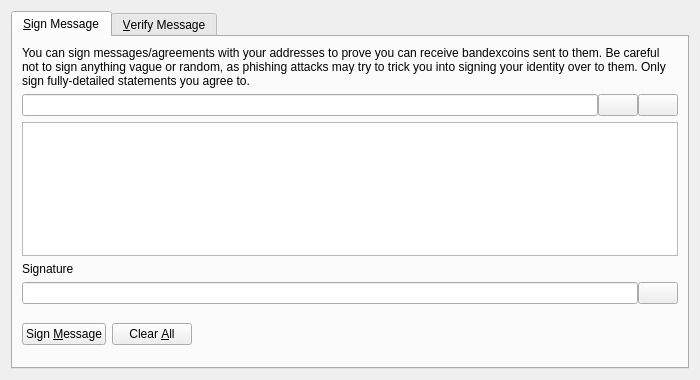
<?xml version="1.0" encoding="UTF-8"?>
<ui version="4.0">
 <class>SignVerifyMessageDialog</class>
 <widget class="QDialog" name="SignVerifyMessageDialog">
  <property name="geometry">
   <rect>
    <x>0</x>
    <y>0</y>
    <width>700</width>
    <height>380</height>
   </rect>
  </property>
  <property name="windowTitle">
   <string>Signatures - Sign / Verify a Message</string>
  </property>
  <property name="modal">
   <bool>true</bool>
  </property>
  <layout class="QVBoxLayout" name="verticalLayout">
   <item>
    <widget class="QTabWidget" name="tabWidget">
     <property name="currentIndex">
      <number>0</number>
     </property>
     <widget class="QWidget" name="tabSignMessage">
      <attribute name="title">
       <string>&amp;Sign Message</string>
      </attribute>
      <layout class="QVBoxLayout" name="verticalLayout_SM">
       <item>
        <widget class="QLabel" name="infoLabel_SM">
         <property name="text">
          <string>You can sign messages/agreements with your addresses to prove you can receive bandexcoins sent to them. Be careful not to sign anything vague or random, as phishing attacks may try to trick you into signing your identity over to them. Only sign fully-detailed statements you agree to.</string>
         </property>
         <property name="textFormat">
          <enum>Qt::PlainText</enum>
         </property>
         <property name="wordWrap">
          <bool>true</bool>
         </property>
        </widget>
       </item>
       <item>
        <layout class="QHBoxLayout" name="horizontalLayout_1_SM">
         <property name="spacing">
          <number>0</number>
         </property>
         <item>
          <widget class="QValidatedLineEdit" name="addressIn_SM">
           <property name="toolTip">
            <string>The Bandexcoin address to sign the message with</string>
           </property>
          </widget>
         </item>
         <item>
          <widget class="QPushButton" name="addressBookButton_SM">
           <property name="toolTip">
            <string>Choose previously used address</string>
           </property>
           <property name="text">
            <string/>
           </property>
           <property name="icon">
            <iconset resource="../bitcoin.qrc">
             <normaloff>:/icons/address-book</normaloff>:/icons/address-book</iconset>
           </property>
           <property name="shortcut">
            <string>Alt+A</string>
           </property>
           <property name="autoDefault">
            <bool>false</bool>
           </property>
          </widget>
         </item>
         <item>
          <widget class="QPushButton" name="pasteButton_SM">
           <property name="toolTip">
            <string>Paste address from clipboard</string>
           </property>
           <property name="text">
            <string/>
           </property>
           <property name="icon">
            <iconset resource="../bitcoin.qrc">
             <normaloff>:/icons/editpaste</normaloff>:/icons/editpaste</iconset>
           </property>
           <property name="shortcut">
            <string>Alt+P</string>
           </property>
           <property name="autoDefault">
            <bool>false</bool>
           </property>
          </widget>
         </item>
        </layout>
       </item>
       <item>
        <widget class="QPlainTextEdit" name="messageIn_SM">
         <property name="toolTip">
          <string>Enter the message you want to sign here</string>
         </property>
        </widget>
       </item>
       <item>
        <widget class="QLabel" name="signatureLabel_SM">
         <property name="text">
          <string>Signature</string>
         </property>
         <property name="textFormat">
          <enum>Qt::PlainText</enum>
         </property>
        </widget>
       </item>
       <item>
        <layout class="QHBoxLayout" name="horizontalLayout_2_SM">
         <property name="spacing">
          <number>0</number>
         </property>
         <item>
          <widget class="QLineEdit" name="signatureOut_SM">
           <property name="font">
            <font>
             <italic>true</italic>
            </font>
           </property>
           <property name="readOnly">
            <bool>true</bool>
           </property>
          </widget>
         </item>
         <item>
          <widget class="QPushButton" name="copySignatureButton_SM">
           <property name="toolTip">
            <string>Copy the current signature to the system clipboard</string>
           </property>
           <property name="text">
            <string/>
           </property>
           <property name="icon">
            <iconset resource="../bitcoin.qrc">
             <normaloff>:/icons/editcopy</normaloff>:/icons/editcopy</iconset>
           </property>
           <property name="autoDefault">
            <bool>false</bool>
           </property>
          </widget>
         </item>
        </layout>
       </item>
       <item>
        <layout class="QHBoxLayout" name="horizontalLayout_3_SM">
         <item>
          <widget class="QPushButton" name="signMessageButton_SM">
           <property name="toolTip">
            <string>Sign the message to prove you own this Bandexcoin address</string>
           </property>
           <property name="text">
            <string>Sign &amp;Message</string>
           </property>
           <property name="icon">
            <iconset resource="../bitcoin.qrc">
             <normaloff>:/icons/edit</normaloff>:/icons/edit</iconset>
           </property>
           <property name="autoDefault">
            <bool>false</bool>
           </property>
          </widget>
         </item>
         <item>
          <widget class="QPushButton" name="clearButton_SM">
           <property name="toolTip">
            <string>Reset all sign message fields</string>
           </property>
           <property name="text">
            <string>Clear &amp;All</string>
           </property>
           <property name="icon">
            <iconset resource="../bitcoin.qrc">
             <normaloff>:/icons/remove</normaloff>:/icons/remove</iconset>
           </property>
           <property name="autoDefault">
            <bool>false</bool>
           </property>
          </widget>
         </item>
         <item>
          <spacer name="horizontalSpacer_1_SM">
           <property name="orientation">
            <enum>Qt::Horizontal</enum>
           </property>
           <property name="sizeHint" stdset="0">
            <size>
             <width>40</width>
             <height>48</height>
            </size>
           </property>
          </spacer>
         </item>
         <item>
          <widget class="QLabel" name="statusLabel_SM">
           <property name="font">
            <font>
             <weight>75</weight>
             <bold>true</bold>
            </font>
           </property>
           <property name="text">
            <string/>
           </property>
           <property name="wordWrap">
            <bool>true</bool>
           </property>
          </widget>
         </item>
         <item>
          <spacer name="horizontalSpacer_2_SM">
           <property name="orientation">
            <enum>Qt::Horizontal</enum>
           </property>
           <property name="sizeHint" stdset="0">
            <size>
             <width>40</width>
             <height>48</height>
            </size>
           </property>
          </spacer>
         </item>
        </layout>
       </item>
      </layout>
     </widget>
     <widget class="QWidget" name="tabVerifyMessage">
      <attribute name="title">
       <string>&amp;Verify Message</string>
      </attribute>
      <layout class="QVBoxLayout" name="verticalLayout_VM">
       <item>
        <widget class="QLabel" name="infoLabel_VM">
         <property name="text">
          <string>Enter the receiver's address, message (ensure you copy line breaks, spaces, tabs, etc. exactly) and signature below to verify the message. Be careful not to read more into the signature than what is in the signed message itself, to avoid being tricked by a man-in-the-middle attack. Note that this only proves the signing party receives with the address, it cannot prove sendership of any transaction!</string>
         </property>
         <property name="textFormat">
          <enum>Qt::PlainText</enum>
         </property>
         <property name="alignment">
          <set>Qt::AlignLeading|Qt::AlignLeft|Qt::AlignTop</set>
         </property>
         <property name="wordWrap">
          <bool>true</bool>
         </property>
        </widget>
       </item>
       <item>
        <layout class="QHBoxLayout" name="horizontalLayout_1_VM">
         <property name="spacing">
          <number>0</number>
         </property>
         <item>
          <widget class="QValidatedLineEdit" name="addressIn_VM">
           <property name="toolTip">
            <string>The Bandexcoin address the message was signed with</string>
           </property>
          </widget>
         </item>
         <item>
          <widget class="QPushButton" name="addressBookButton_VM">
           <property name="toolTip">
            <string>Choose previously used address</string>
           </property>
           <property name="text">
            <string/>
           </property>
           <property name="icon">
            <iconset resource="../bitcoin.qrc">
             <normaloff>:/icons/address-book</normaloff>:/icons/address-book</iconset>
           </property>
           <property name="shortcut">
            <string>Alt+A</string>
           </property>
           <property name="autoDefault">
            <bool>false</bool>
           </property>
          </widget>
         </item>
        </layout>
       </item>
       <item>
        <widget class="QPlainTextEdit" name="messageIn_VM"/>
       </item>
       <item>
        <widget class="QValidatedLineEdit" name="signatureIn_VM"/>
       </item>
       <item>
        <layout class="QHBoxLayout" name="horizontalLayout_2_VM">
         <item>
          <widget class="QPushButton" name="verifyMessageButton_VM">
           <property name="toolTip">
            <string>Verify the message to ensure it was signed with the specified Bandexcoin address</string>
           </property>
           <property name="text">
            <string>Verify &amp;Message</string>
           </property>
           <property name="icon">
            <iconset resource="../bitcoin.qrc">
             <normaloff>:/icons/transaction_0</normaloff>:/icons/transaction_0</iconset>
           </property>
           <property name="autoDefault">
            <bool>false</bool>
           </property>
          </widget>
         </item>
         <item>
          <widget class="QPushButton" name="clearButton_VM">
           <property name="toolTip">
            <string>Reset all verify message fields</string>
           </property>
           <property name="text">
            <string>Clear &amp;All</string>
           </property>
           <property name="icon">
            <iconset resource="../bitcoin.qrc">
             <normaloff>:/icons/remove</normaloff>:/icons/remove</iconset>
           </property>
           <property name="autoDefault">
            <bool>false</bool>
           </property>
          </widget>
         </item>
         <item>
          <spacer name="horizontalSpacer_1_VM">
           <property name="orientation">
            <enum>Qt::Horizontal</enum>
           </property>
           <property name="sizeHint" stdset="0">
            <size>
             <width>40</width>
             <height>48</height>
            </size>
           </property>
          </spacer>
         </item>
         <item>
          <widget class="QLabel" name="statusLabel_VM">
           <property name="font">
            <font>
             <weight>75</weight>
             <bold>true</bold>
            </font>
           </property>
           <property name="text">
            <string/>
           </property>
           <property name="wordWrap">
            <bool>true</bool>
           </property>
          </widget>
         </item>
         <item>
          <spacer name="horizontalSpacer_2_VM">
           <property name="orientation">
            <enum>Qt::Horizontal</enum>
           </property>
           <property name="sizeHint" stdset="0">
            <size>
             <width>40</width>
             <height>48</height>
            </size>
           </property>
          </spacer>
         </item>
        </layout>
       </item>
      </layout>
     </widget>
    </widget>
   </item>
  </layout>
 </widget>
 <customwidgets>
  <customwidget>
   <class>QValidatedLineEdit</class>
   <extends>QLineEdit</extends>
   <header>qt/qvalidatedlineedit.h</header>
  </customwidget>
 </customwidgets>
 <resources>
  <include location="../bitcoin.qrc"/>
 </resources>
 <connections/>
</ui>
